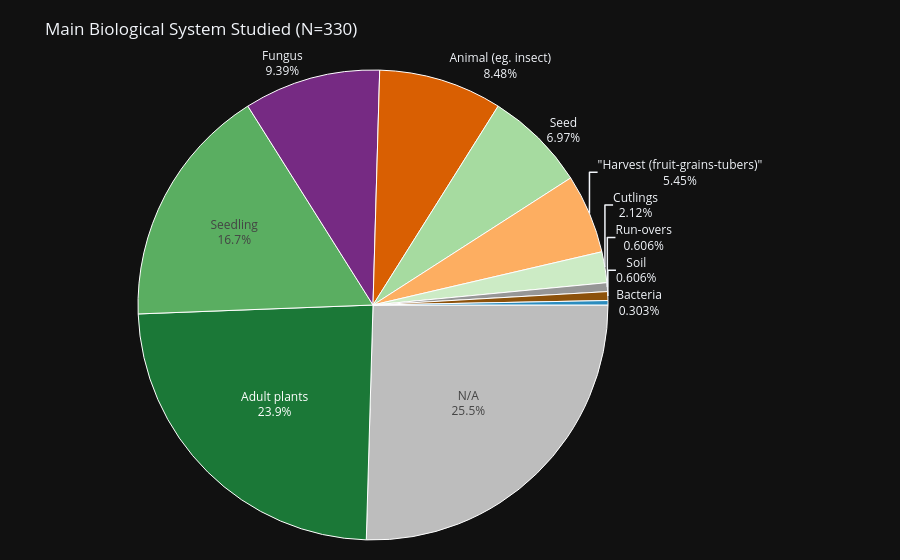

Here is the notebook cell this chart was saved with:
### Markdown cell above
Task: Create a pie chart like the "Country of corresponding author" chart for the column "Main biological system studied". Split multiple systems separated by commas and count each individually, except keep "Harvest (fruit, grains, tubers)" as a single, unsplit category.

### Code cell
# PIE CHART: "Main biological system studied"
# Goal:
# - Split comma-separated entries so each system is counted individually.
# - Preserve the phrase "Harvest (fruit, grains, tubers)" as one unit (do not split it).
# - Display a clean pie chart with percentages and a clear, informative title.

# 1) Normalize and clean the source column
bio_series = (
    df['Main biological system studied']  # source column
    .fillna('N/A')  # fill missing as 'Unknown'
    .astype(str)  # ensure string type
    .str.strip()  # trim whitespace
    .replace({'': 'Unknown'})  # safeguard empty strings
)

# 2) Protect the multi-word phrase so it doesn't get split by commas
protected_phrase = 'Harvest (fruit, grains, tubers)'
protected_placeholder = 'Harvest (fruit-grains-tubers)'  # temporary replacement (semicolons)

# Replace the protected phrase with a placeholder before splitting
bio_series = bio_series.str.replace(protected_phrase, protected_placeholder, regex=False)

# 3) Split by comma, explode into one value per row, and clean up
bio_exploded = (
    bio_series
    .str.split(',')  # split comma-separated values
    .explode()  # one value per row
    .astype(str)
    .str.strip()
)

# Restore the protected phrase and handle any remaining empties
bio_exploded = bio_exploded.replace({'': 'N/A', protected_placeholder: protected_phrase})

# 4) Aggregate counts and prepare labels/values
bio_counts = bio_exploded.value_counts()
bio_labels = bio_counts.index.tolist()
bio_values = bio_counts.values.tolist()

# 4b) Define intuitive colors matching labels
color_map = {
    'Adult plants': '#1b7837',  # dark green (mature plants)
    'Seedling': '#5aae61',  # medium green (young plants)
    'Seed': '#a6dba0',  # light green (seeds)
    'Cutlings': '#ccebc5',  # pale green (cuttings)
    'Harvest (fruit, grains, tubers)': '#fdae61',  # harvest -> golden/orange
    '"Harvest (fruit-grains-tubers)"': '#fdae61',  # safeguard variant in data
    'Fungus': '#762a83',  # purple (fungi)
    'Bacteria': '#2b8cbe',  # blue (bacteria)
    'Animal (eg. insect)': '#d95f02',  # orange (insects/animals)
    'Soil': '#8c510a',  # brown (soil)
    'Run-overs': '#969696',  # gray (misc/other)
    'N/A': '#bdbdbd'  # light gray (unknown)
}
bio_colors = [color_map.get(lbl, '#cccccc') for lbl in bio_labels]

# 5) Compute percentages and decide label placement (outside for small slices)
bio_total = int(sum(bio_values))
bio_percentages = [(v / bio_total) * 100 if bio_total else 0 for v in bio_values]
bio_text_positions = ['outside' if p < 10 else 'inside' for p in bio_percentages]

# 6) Build the Plotly pie chart
bio_pie = go.Figure(
    data=[
        go.Pie(
            labels=bio_labels,
            values=bio_values,
            textinfo='label+percent',  # show label and percent on the slice/leader line
            textposition=bio_text_positions,  # inside for large slices, outside for small ones
            hovertemplate='%{label}: %{percent} (%{value})<extra></extra>',  # detailed hover
            sort=False,  # keep current order (by frequency)
            direction='clockwise',
            rotation=90,  # start at 12 o'clock
            marker=dict(colors=bio_colors, line=dict(color='white', width=1))
        )
    ]
)

# 7) Style and title (include N and note multi-selection)
bio_pie.update_traces(
    textfont_size=12,
    marker=dict(line=dict(color='white', width=1))  # subtle white stroke between slices
)
bio_pie.update_layout(
    title=f'Main Biological System Studied (N={bio_total})',
    showlegend=False,
    margin=dict(t=70, b=20, l=20, r=20)
)

# 8) Render and export
bio_pie.show()
bio_pie.write_image('main_bio_system_pie.png', width=800, height=600, scale=2)

### Figure 1 — Plotly figure (JSON) as saved in the notebook; plotly's stock layout.template omitted (floating-point values rounded to 4 significant figures)
{"data": [{"direction": "clockwise", "hovertemplate": "%{label}: %{percent} (%{value})<extra></extra>", "labels": ["N/A", "Adult plants", "Seedling", "Fungus", "Animal (eg. insect)", "Seed", "\"Harvest (fruit-grains-tubers)\"", "Cutlings", "Run-overs", "Soil", "Bacteria"], "marker": {"colors": ["#bdbdbd", "#1b7837", "#5aae61", "#762a83", "#d95f02", "#a6dba0", "#fdae61", "#ccebc5", "#969696", "#8c510a", "#2b8cbe"], "line": {"color": "white", "width": 1}}, "rotation": 90, "sort": false, "textinfo": "label+percent", "textposition": ["inside", "inside", "inside", "outside", "outside", "outside", "outside", "outside", "outside", "outside", "outside"], "values": [84, 79, 55, 31, 28, 23, 18, 7, 2, 2, 1], "type": "pie", "textfont": {"size": 12}}], "layout": {"margin": {"t": 70, "b": 20, "l": 20, "r": 20}, "title": {"text": "Main Biological System Studied (N=330)"}, "showlegend": false}}
